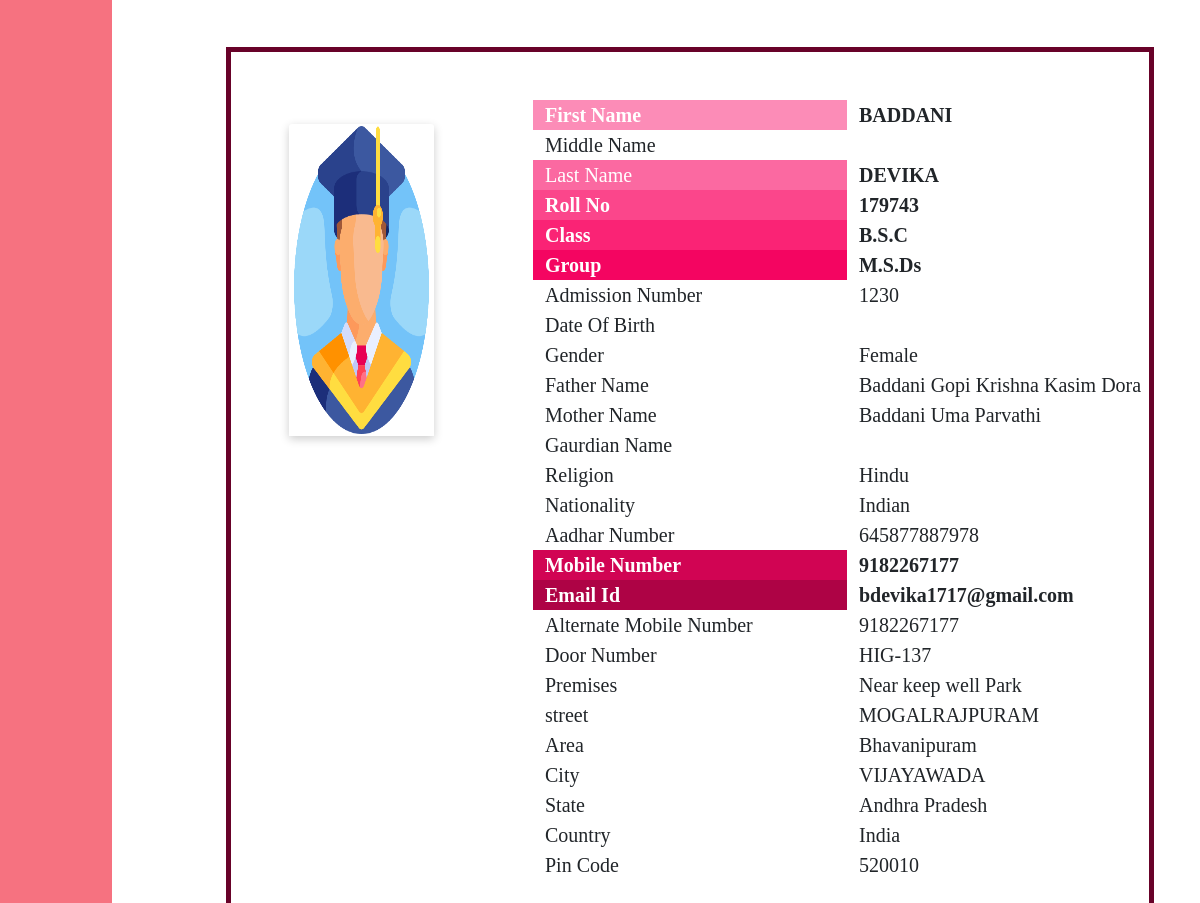
The page /Student/Welcome/same/179743/ on the database its author committed.
### student/models.py (models this page shows)
class Student(models.Model):
	Date_Time = models.DateTimeField(auto_now = True)
	Year_Of_Admission = models.IntegerField(default = Year_Admission)
	First_Name = models.CharField(max_length = 50)
	Middle_Name = models.CharField(max_length = 50, blank = True)
	Last_Name = models.CharField(max_length = 50)
	Class = models.CharField(max_length = 50)
	Group = models.ForeignKey(Groups,on_delete = models.PROTECT)
	Admission_Number = models.CharField(max_length = 50)
	Roll_Number = models.CharField(max_length = 50, primary_key = True)
	Date_of_Birth = models.CharField(max_length = 10,help_text = 'YYYY-MM-DD')
	Gender = models.CharField(max_length= 20, choices = Gender_Choices)
	Father_Name = models.CharField(max_length = 50, blank = True, null = True)
	Mother_Name = models.CharField(max_length = 50, blank = True, null = True)
	Guardian_Name = models.CharField(max_length = 50, blank = True, null = True, default = '')
	Religion = models.CharField(max_length = 50)
	Nationality = models.CharField(max_length = 50)
	Aadhaar_Number = models.CharField(max_length = 50, default = '')
	Mobile_Number = models.CharField(max_length = 10, validators = [Phone_Number])
	Email_Id = models.EmailField(max_length = 250)
	Alternate_Mobile_Number = models.CharField(max_length = 10, validators = [Phone_Number], null = True)
	Door_Number = models.CharField(max_length = 20, help_text = 'Flat/Door/Block Number')
	Premises = models.CharField(max_length = 100, help_text = 'Name of the Premises/Building/Village')
	Street = models.CharField(max_length = 100, help_text = 'Street/Road/Post Office', blank = True)
	Area = models.CharField(max_length = 50, help_text = 'Area/Locality Details',default = "", blank = True)
	City = models.CharField(max_length = 50, default = "", blank = True)
	State = models.CharField(max_length = 50, default = "")
	Country = models.CharField(max_length = 50, default = '')
	Pin_Code = models.CharField(max_length = 20, default = "")
	Student_Image = models.ImageField(default = "",upload_to = 'Images/')
	Study_Of_Conduct = models.ImageField(default = "",upload_to = 'Images/',validators = [Image_Size],help_text='Size should be less than 300 KB')
	Transfer_Certificate = models.ImageField(default = "",upload_to = 'Images/',validators = [Image_Size],help_text='Size should be less than 300 KB')
	Tenth_Marks_Long_Memo = models.ImageField(default = "",upload_to = 'Images/',validators = [Image_Size],help_text='Size should be less than 300 KB')
	Intermediate_Marks_Short_Memo = models.ImageField(default = "",upload_to = 'Images/',validators = [Image_Size],help_text='Size should be less than 300 KB')
	Student_Signature = models.ImageField(default = "",upload_to = 'Images/',validators = [Image_Size],help_text='Size should be less than 300 KB')
	valid_User_Password = models.CharField(max_length = 20,editable = False)
	'''def save(self,*args,**kwargs):
		if self.Student_Image:
			image = Img.open(StringIO.StringIO(self.Student_Image.read()))
			image.thumbnail((512*512), Img.ANTIALIAS)
			output = BytesIO()
			image.save(output, format='JPEG', quality=75)
			output.seek(0)
			self.photo= InMemoryUploadedFile(output,'ImageField', "%s.jpg" %self.Student_Image.name, 'image/jpeg', output.len, None)
		super(Mymodel, self).save(*args, **kwargs)
		if self.Student_Image:
			self.Student_Image = get_thumbnail(self.Student_Image,'512x512',format = 'JPEG').url
		super(Student,self).save(*args,**kwargs)
		print(self.Student_Image)'''

class Groups(models.Model):
	Group = models.CharField(default = '',max_length = 10, primary_key = True)
	Class = models.CharField(default  = '',max_length = 10)
	Groups_Type = models.CharField(default = '',max_length=10, choices = Groups_Type_Choices)

### student/views.py (the view)
# urls.py: path('Student/Welcome/same/<Roll_Number>/',Student_o,name = 'Student_o'),
def Student_o(request,Roll_Number):
	student = Student.objects.filter(Roll_Number = Roll_Number)
	content = {
					'student' : student
			}
	return render(request,'temp/Studentdetails.html',content)

### templates/temp/Studentdetails.html (shortened to what this page needs)
{% extends "main.html" %}
{% block content %}
{%load static %}
	<body>
      <div class="side-navbar active-nav d-flex justify-content-between flex-wrap flex-column" id="sidebar">
  <ul class="nav flex-column text-white w-100">
    <a href="#" class="nav-link h3 text-white my-2">
    </a>{% for Student in student %}
    <a href="/Student/Welcome/same/{{Student.Roll_Number}}/" class="nav-link">
    </a>
    <a href="/Student/Attendance/{{Student.Roll_Number}}/{{Student.Group.Group}}/" class="nav-link">
  </a>
  <a href="/Student/ExaminationMarks/{{Student.Roll_Number}}/{{Student.Group.Group}}/" class="nav-link">
  </a>
    <a href="/" class="nav-link">
    </a>
  </ul>
</div>
<div class="p-1 my-container active-cont">
  <br>
<div class="container1" ><br><br>
	<div class='col'>
			<div class='row'>
	<div class = 'col-4'>
		<br>
	<img src='{{Student.Student_Image.url}}' class="card-img-top" alt="..." style="margin-left:20%" align="left">
</div>
<div class = 'col-8'>
	<div class="row" style="font-size: 20px; font-family: cursive;">
		<br>
		<div class='col' style="background-color: #fc8cb7; color:white; font-family: cursive;"><b>First Name</b></div>
		<div class='col' ><b>{{Student.First_Name}}</b></div>
		<div class='col'>Middle Name</div>
		<div class='col'>{{Student.Middle_Name}}</div>
		<div class='col' style="background-color:  #fb69a1; color:white;font-family: cursive; ">Last Name</div>
		<div class='col'><b>{{Student.Last_Name}}</b></div>
		<div class='col' style="background-color: #fb468b; color:white;font-family: cursive;"><b>Roll No</b></div>
		<div class='col'><b>{{Student.Roll_Number}}</b></div>
		<div class='col' style='background-color: #fa2375; color:white;font-family: cursive;'><b>Class</b></div>
		<div class='col'><b>{{Student.Class}}</b></div>
		<div class='col' style='background-color:#f40561; color:white; font-family: cursive;'><b>Group</b></div>
		<div class='col'><b>{{Student.Group.Group}}</b></div>
		<div class='col'>Admission Number</div>
		<div class='col'>{{Student.Admission_Number}}</div>
		<div class='col'>Date Of Birth</div>
		<div class='col'>{{Student.Date_Of_Birth}}</div>
		<div class='col'>Gender</div>
		<div class='col'>{{Student.Gender}}</div>
		<div class='col'>Father Name</div>
		<div class='col'>{{Student.Father_Name}}</div>
		<div class='col'>Mother Name</div>
		<div class='col'>{{Student.Mother_Name}}</div>
		<div class='col'>Gaurdian Name</div>
		<div class='col'>{{Student.Gaurdian_Name}}</div>
		<div class='col'>Religion</div>
		<div class='col'>{{Student.Religion}}</div>
		<div class='col'>Nationality</div>
		<div class='col'>{{Student.Nationality}}</div>
		<div class='col'>Aadhar Number</div>
		<div class='col'>{{Student.Aadhaar_Number}}</div>
		<div class='col' style='background-color:#d10453; color:white;font-family: cursive;'><b>Mobile Number</b></div>
		<div class='col'><b>{{Student.Mobile_Number}}</b></div>
		<div class='col' style='background-color:#ae0345; color:white; font-family: cursive;'><b>Email Id</b></div>
		<div class='col'><b>{{Student.Email_Id}}</b></div>
		<div class='col'>Alternate Mobile Number</div>
		<div class='col'>{{Student.Alternate_Mobile_Number}}</div>
		<div class='col'>Door Number</div>
		<div class='col'>{{Student.Door_Number}}</div>
		<div class='col'>Premises</div>
		<div class='col'>{{Student.Premises}}</div>
		<div class='col'>street</div>
		<div class='col'>{{Student.Street}}</div>
		<div class='col'>Area</div>
		<div class='col'>{{Student.Area}}</div>
		<div class='col'>City</div>
		<div class='col'>{{Student.City}}</div>
		<div class='col'>State</div>
		<div class='col'>{{Student.State}}</div>
		<div class='col'>Country</div>
		<div class='col'>{{Student.Country}}</div>
		<div class='col'>Pin Code</div>
		<div class='col'>{{Student.Pin_Code}}</div>
</div>
</div>
</div>
	{% endfor %}
	<br>
</div>
</div>
</div>
{% endblock %}

### templates/temp/Studentdetails.html (style rules this page uses)
.card-img-top { width:50%; height:40%; box-shadow: 0 3px 10px rgb(0 0 0 / 0.2); }
.container1 { border: 5px solid #680229; margin-top: 2%; }
.card-img-top { border:2px solid #0000; }
.side-navbar { width: 270px; height: 100%; position: fixed; margin-left: -200px; background-color:#F67280; transition: 0.5s; border-color: yellow; }
.my-container { transition: 0.4s; }
.active-nav { margin-left: -200px; }
.active-cont { margin-left: 180px; }

### rows shown on the page
Student: Student_Image (picture), First_Name "BADDANI", Last_Name "DEVIKA", Roll_Number "179743", Class "B.S.C", Group.Group "M.S.Ds", Admission_Number "1230", Gender "Female", Father_Name "Baddani Gopi Krishna Kasim Dora", Mother_Name "Baddani Uma Parvathi", Religion "Hindu", Nationality "Indian", Aadhaar_Number "645877887978", Mobile_Number "9182267177", Email_Id "bdevika1717@gmail.com", Alternate_Mobile_Number "9182267177", Door_Number "HIG-137", Premises "Near keep well Park", Street "MOGALRAJPURAM", Area "Bhavanipuram", City "VIJAYAWADA", State "Andhra Pradesh", Country "India", Pin_Code "520010"
